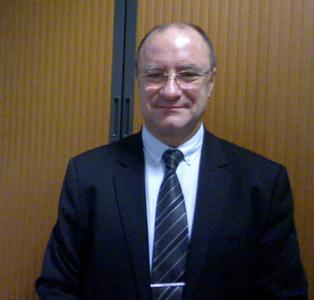
//> input picture Resources/vesco.jpg, 314 x 300 px
$ ./fonction   (built with g++ and OpenCV 4)
//> lines starting //> are read from the running program, lines starting //| are printed output that depends on the picture; after the words box and inside, x2 and y2 are one past the last pixel; in counts of white or black regions, pixels touching at a corner belong together
#include <string>
#include<opencv2/imgcodecs.hpp>
#include<opencv2/imgproc.hpp>
#include<opencv2/highgui.hpp>

using namespace std;
using namespace cv;

int main() {

    string path = "Resources/vesco.jpg"; // Get file path
    Mat img = imread(path); //Read img
//> img is the input picture: 300 rows x 314 cols, CV_8UC3; mean B, G, R 61, 70.2, 81.6
    Mat imgGray, imgBlur, imgCanny, imgDil, imgEro; //Create all imgs


    cvtColor(img, imgGray, COLOR_BGR2GRAY); //To black and white
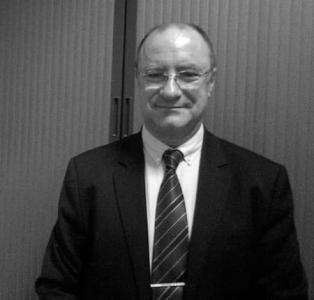
//> imgGray: 300 rows x 314 cols, CV_8UC1; min 0, max 255, mean 72.6
    GaussianBlur(img, imgBlur, Size(3, 3), 3, 0); //Blurring
    Canny(imgBlur, imgCanny, 100, 150); //Get the edges
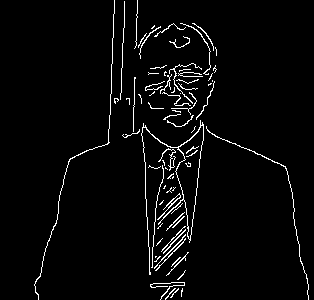
//> imgCanny: 300 rows x 314 cols, CV_8UC1; 3.5% white in thin lines or dots, all inside (x1, y1, x2, y2) = (34, 0, 309, 300)

    Mat kernel = getStructuringElement(MORPH_RECT, Size(5, 5)); //Create kernel
    dilate(imgCanny, imgDil, kernel);
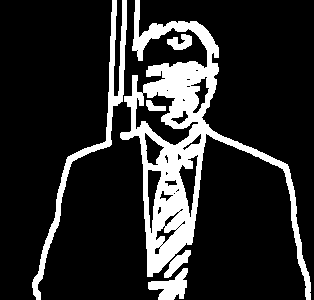
//> imgDil: 300 rows x 314 cols, CV_8UC1; 16.7% white; 6 white regions, box (x1, y1, x2, y2) and area: (120, 0, 311, 300) 11875, (32, 0, 127, 300) 2466, (148, 268, 188, 300) 672, (164, 250, 191, 278) 296, (167, 34, 192, 50) 254, (146, 100, 166, 111) 129
    erode(imgDil, imgEro, kernel);
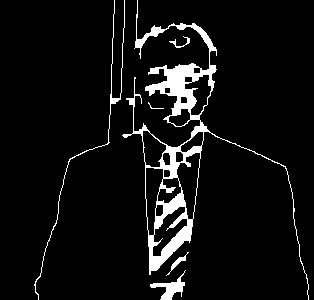
//> imgEro: 300 rows x 314 cols, CV_8UC1; 6.6% white; 6 white regions, box (x1, y1, x2, y2) and area: (122, 0, 309, 300) 5173, (34, 0, 125, 300) 496, (150, 270, 186, 300) 360, (166, 252, 189, 276) 92, (169, 36, 190, 48) 62, (148, 102, 164, 109) 21

    imshow("Image", img);// Show our image inside the created window.
    imshow("Image Gray", imgGray);
    imshow("Image Blur", imgBlur);
    imshow("Image Canny", imgCanny);
    imshow("Image Dilation", imgDil);
    imshow("Image Erode", imgEro);


     waitKey(0); // Wait for any keystroke in the window


    // [11 lines of commented-out code are left out]
    return 0;
}

$ run again, with Resources/895008142.jpg copied over Resources/vesco.jpg
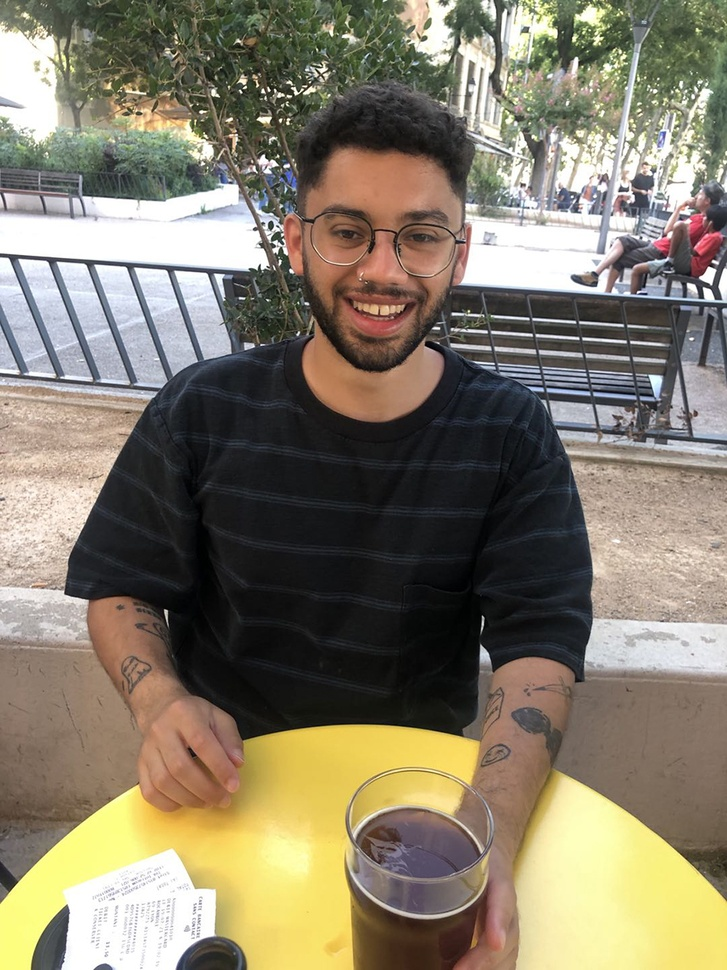
//> input picture Resources/895008142.jpg, 727 x 970 px, shrunk from 950 x 1267 before the run
//> img is the input picture: 970 rows x 727 cols, CV_8UC3; mean B, G, R 106.2, 124.7, 132.9
//> `Canny(imgBlur, imgCanny, 100, 150);`:
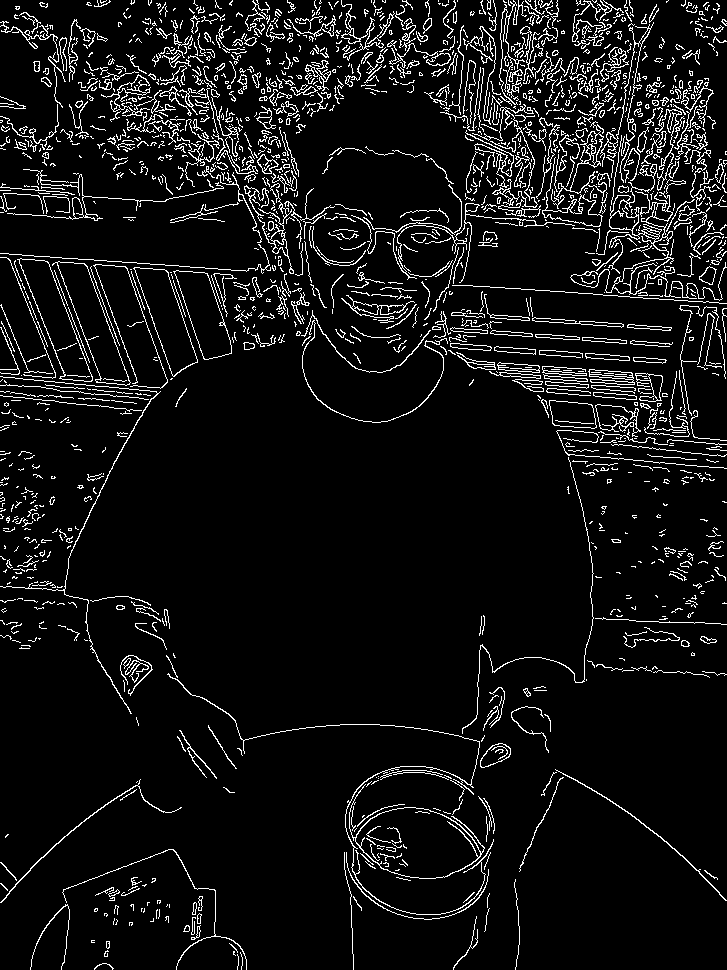
//> imgCanny: 970 rows x 727 cols, CV_8UC1; 7.3% white in thin lines or dots
//> imgDil: 970 rows x 727 cols, CV_8UC1; 32.3% white; 109 white regions, largest, box (x1, y1, x2, y2) and area: (0, 0, 727, 970) 198763, (28, 847, 249, 970) 3865, (517, 767, 727, 903) 2542
//> `erode(imgDil, imgEro, kernel);`:
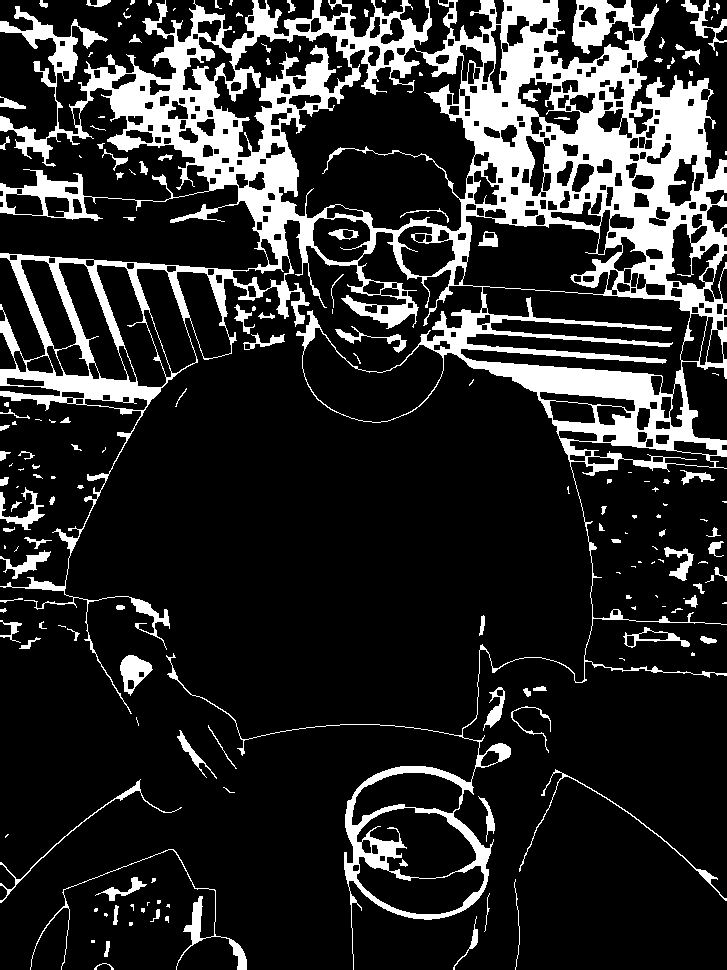
//> imgEro: 970 rows x 727 cols, CV_8UC1; 17.2% white; 178 white regions (79 under 20 px), largest, box (x1, y1, x2, y2) and area: (0, 0, 727, 970) 108162, (30, 849, 247, 970) 1239, (120, 655, 153, 696) 706

$ run again, with Resources/cards.jpg copied over Resources/vesco.jpg
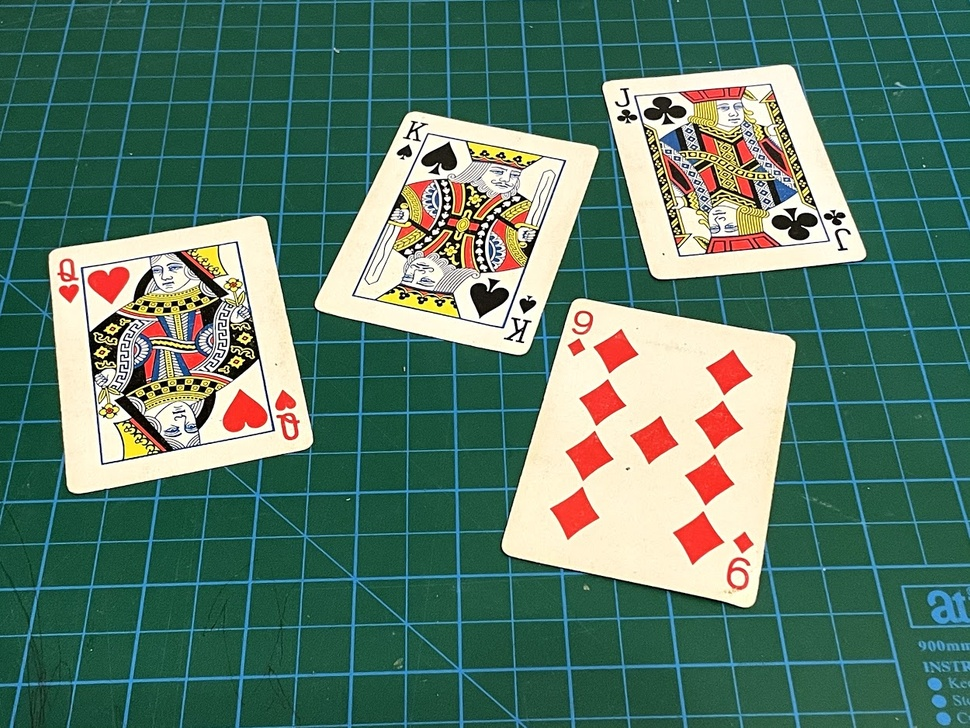
//> input picture Resources/cards.jpg, 970 x 728 px, shrunk from 1250 x 938 before the run
//> img is the input picture: 728 rows x 970 cols, CV_8UC3; mean B, G, R 104.7, 121.2, 88.9
//> `Canny(imgBlur, imgCanny, 100, 150);`:
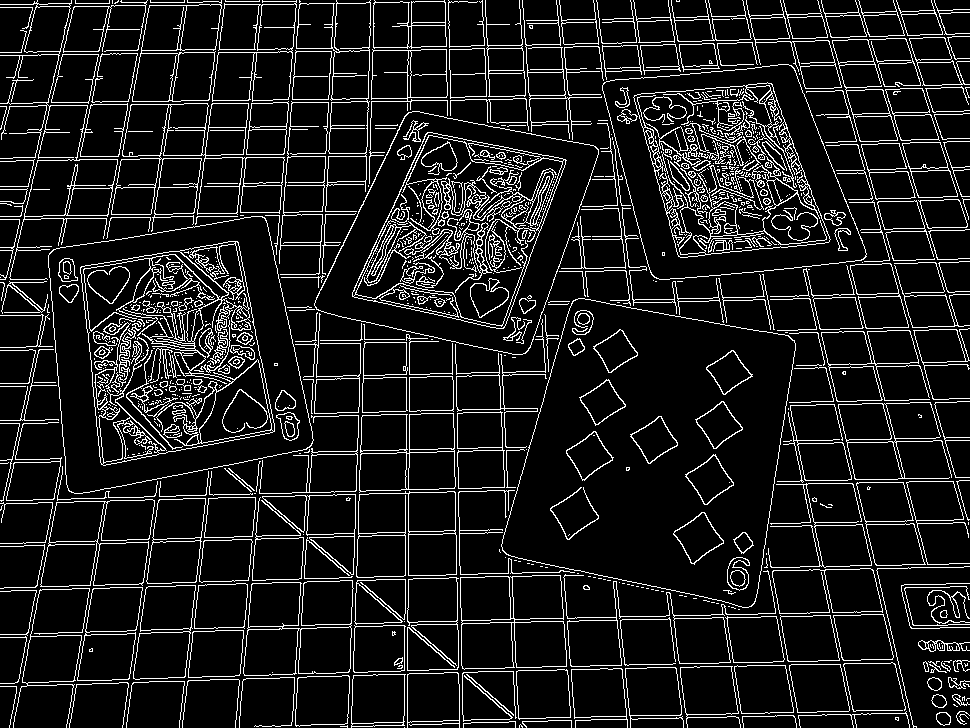
//> imgCanny: 728 rows x 970 cols, CV_8UC1; 10.7% white in thin lines or dots
//> imgDil: 728 rows x 970 cols, CV_8UC1; 42.6% white; 24 white regions, largest, box (x1, y1, x2, y2) and area: (0, 0, 970, 728) 252098, (56, 239, 302, 468) 31988, (899, 581, 970, 631) 2615
//> `erode(imgDil, imgEro, kernel);`:
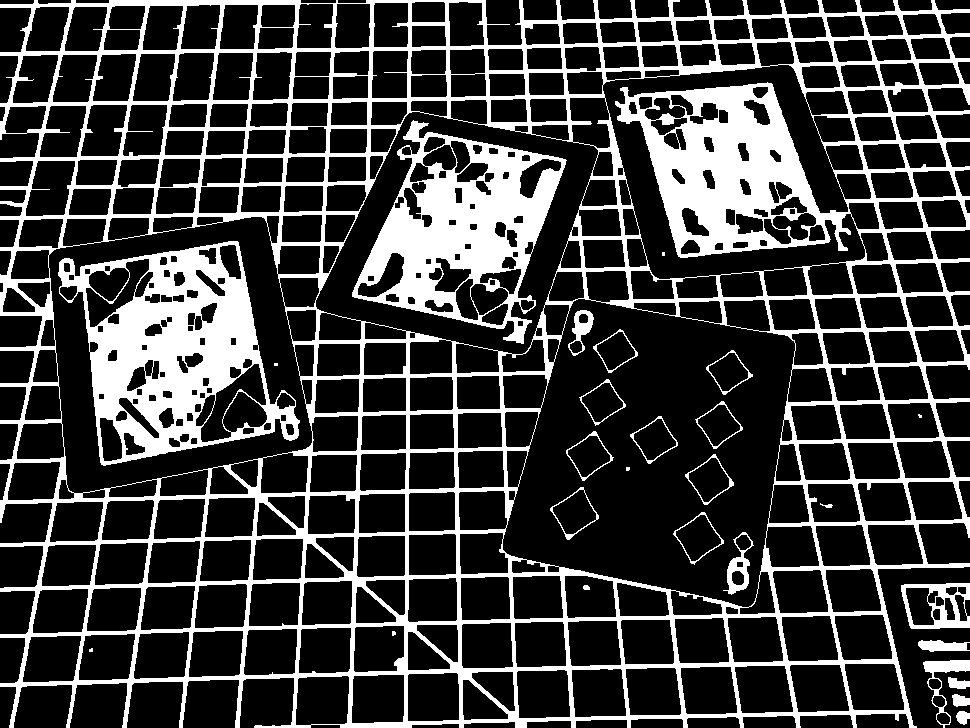
//> imgEro: 728 rows x 970 cols, CV_8UC1; 23.8% white; 28 white regions (6 under 20 px), largest, box (x1, y1, x2, y2) and area: (0, 0, 970, 728) 119635, (58, 241, 300, 466) 23140, (352, 120, 567, 344) 19143
